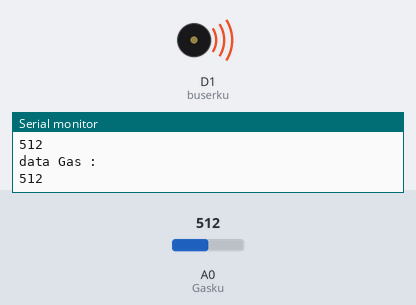
Recording of a sketch running on a simulated ESP8266 (NodeMCU). On the bench: buzzer (waves = sounding), the last lines printed to the serial monitor. The test bench sets the inputs (shaded band); at power-on: A0 (Gasku) = 512. WiFi joins after 1.5 s; servers stay silent unless stated.

Above: at 3.0 s.
3.1 s: A0 (Gasku) set to 449
6.6 s: A0 (Gasku) set to 419
At 7.3 s:
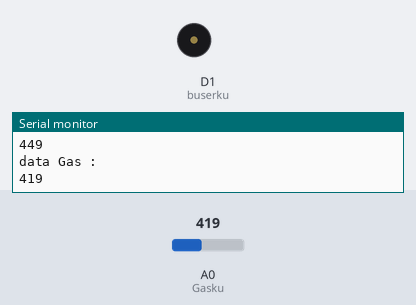
8.1 s: A0 (Gasku) set to 511
At 9.4 s:
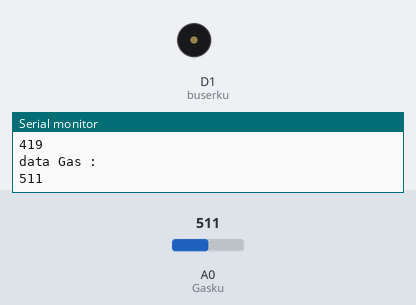
12.1 s: A0 (Gasku) set to 306
At 12.9 s:
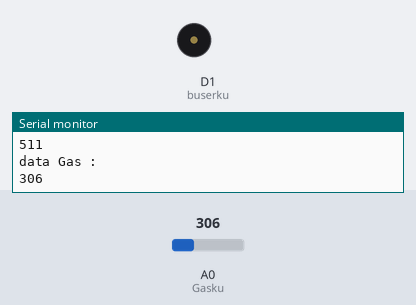
Timing chart, 0 to 14.6 s (numbered marks = the images above; inputs shaded):
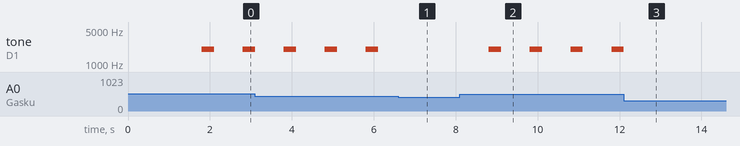

The sketch:

MQ-4.ino
```cpp
// Comment this out to disable prints and save space
#define BLYNK_PRINT Serial
#include <ESP8266WiFi.h>
#include <BlynkSimpleEsp8266.h>


char auth[] = "M3Nz8NWs8OdStVnrMc4fcYsXuf_ldELA";

// Your WiFi credentials.
// Set password to "" for open networks.
char ssid[] = "Pesma SDM IPTEK";
char pass[] = "benTen10";

int buserku = D1;
int Gasku = A0;

int EWSku = 430;

void setup()
{
  pinMode(buserku, OUTPUT);
  pinMode(Gasku, INPUT);
  Serial.begin(9600);
  Blynk.begin(auth, ssid, pass);
}
void loop()
{
  int SensorGas = analogRead(Gasku);
  Serial.println("data Gas : ");
  Serial.println(SensorGas);
  Blynk.run();

  if (SensorGas > EWSku)
  {
    tone (buserku, 2000, 300);
    Blynk.notify("EWS-kondisi Gas Berbahaya");
  }
  else
  {
    noTone(buserku);
  }
  delay(1000);
}
```

Measured:
- the behaviour switches between 431 and 430 on A0 (Gasku) (found by bisection; images 0 and 1)
- after the input at 6.6 s, tone on D1 (buserku): stays silent (without the input it goes to 2000 Hz after 0.21 s)
- after the input at 8.1 s, tone on D1 (buserku): alternates 2000 Hz for 0.30 s and silent for 0.70 s, starting after 0.71 s
- after the input at 12.1 s, tone on D1 (buserku): goes on until 12.1 s, then stays silent
- by itself, tone on D1 (buserku): alternates 2000 Hz for 0.30 s and silent for 0.70 s
